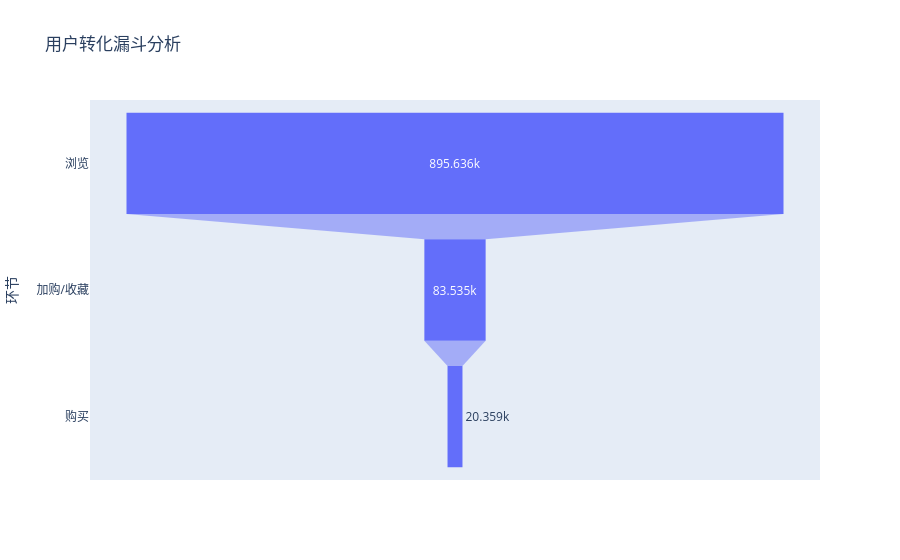

Notebook source saved alongside this figure:
### Code cell
import pandas as pd
from plotly import express as px

# 构建漏斗数据
funnel = pd.DataFrame({
    '环节': ['浏览', '加购/收藏', '购买'],
    '行为次数': [895636, 55447 + 28088, 20359]
})

# 计算转化率
funnel['整体转化率'] = (funnel['行为次数'] / funnel['行为次数'].iloc[0] * 100).round(2)
funnel['环间转化率'] = (funnel['行为次数'] / funnel['行为次数'].shift(1) * 100).round(2)

print(funnel)

# 绘制漏斗图
fig = px.funnel(funnel, x='行为次数', y='环节', title='用户转化漏斗分析')
fig.show()

### Figure 1 — Plotly figure (JSON) as saved in the notebook; plotly's stock layout.template omitted (floating-point values rounded to 4 significant figures)
{"data": [{"hovertemplate": "行为次数=%{x}<br>环节=%{y}<extra></extra>", "legendgroup": "", "marker": {"color": "#636efa"}, "name": "", "orientation": "h", "showlegend": false, "type": "funnel", "x": [895636, 83535, 20359], "xaxis": "x", "y": ["浏览", "加购/收藏", "购买"], "yaxis": "y"}], "layout": {"legend": {"tracegroupgap": 0}, "title": {"text": "用户转化漏斗分析"}, "xaxis": {"anchor": "y", "domain": [0, 1], "title": {"text": "行为次数"}}, "yaxis": {"anchor": "x", "domain": [0, 1], "title": {"text": "环节"}}}}
